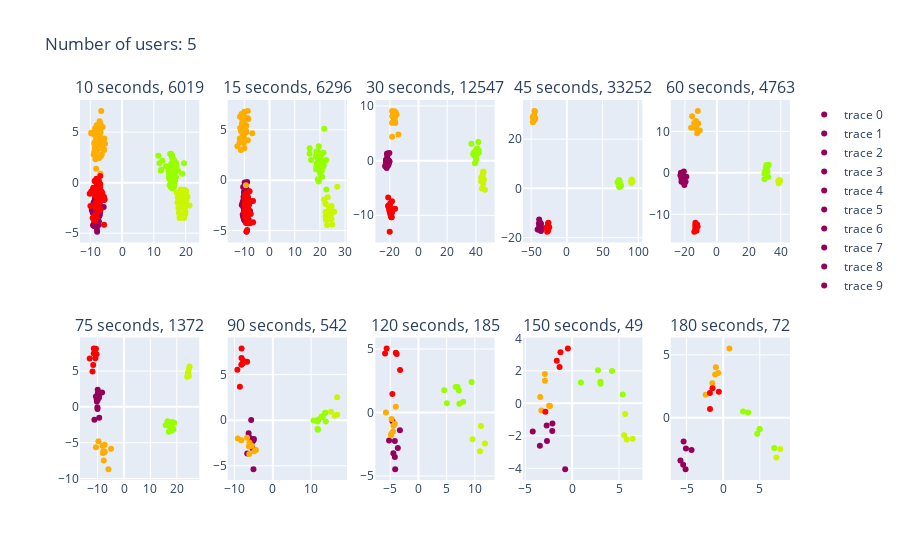
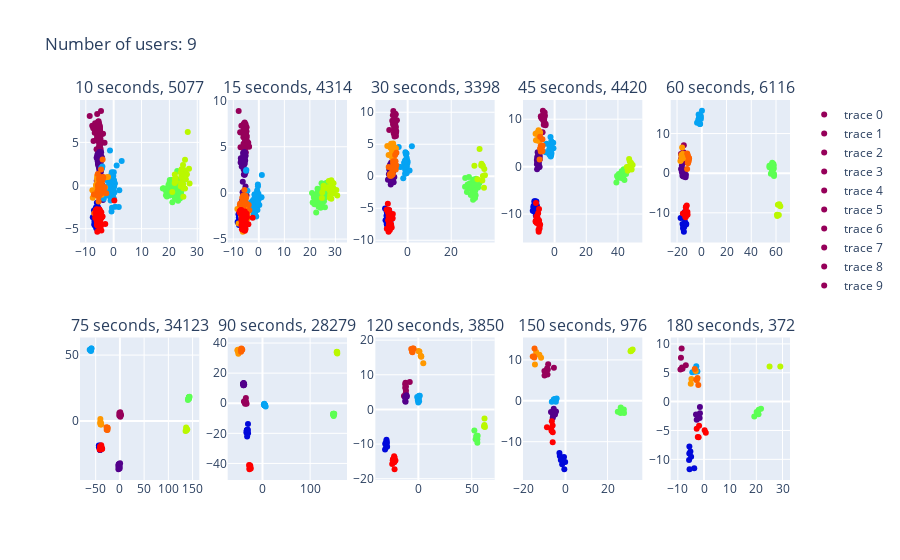
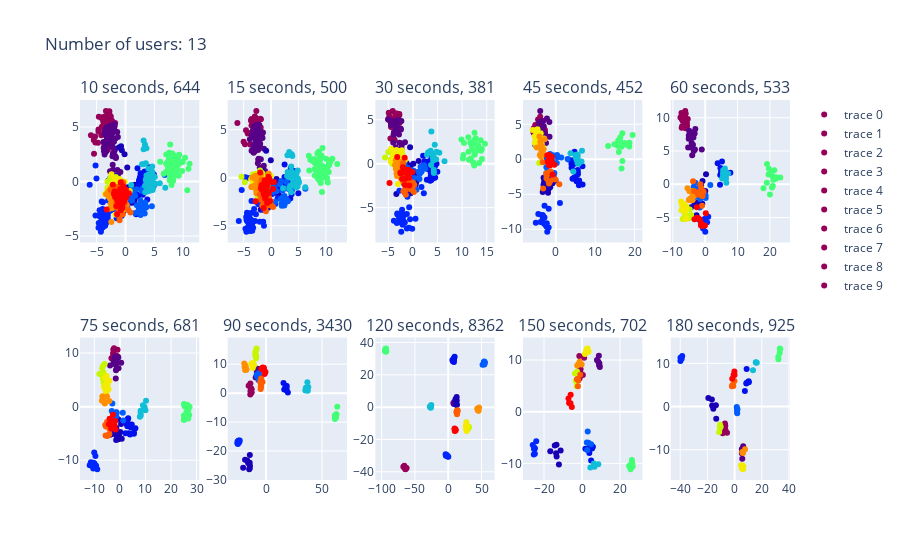

Notebook code for these charts, in order:
### Markdown cell above
## Users and time intervals

The number of users we want to distinguish is closely related to the choice of the time interval segments. Rule of thumb is that with the increasing number of users, we need longer time segments to distinguish between the users. Below is series of graphs for different number of users with different time intervals used, noted with vrc scores.

### Code cell
user_number = 5
users = get_random_users(n=user_number)
scores = []
for data in datas:
    _, score = get_lda(data, users, stats=False, score=True)
    scores.append(score)
fig = make_subplots(
    rows=2,
    cols=5,
    subplot_titles=[
        "{} seconds, {}".format(segment_intervals[i], int(scores[i]))
        for i in range(0, len(datas))
    ],
)
for i in range(0, len(datas)):
    lda, score = get_lda(datas[i], users, stats=False, score=True)
    fig.add_trace(
        go.Scatter(
            x=lda["component_1"],
            y=lda["component_2"],
            mode="markers",
            marker=dict(color=lda["user"], colorscale="rainbow"),
        ),
        row=int(i / 5) + 1,
        col=i % 5 + 1,
    )
fig.update_layout(title="Number of users: {}".format(user_number))
fig.show()

user_number = 9
users = get_random_users(n=user_number)
scores = []
for data in datas:
    _, score = get_lda(data, users, stats=False, score=True)
    scores.append(score)
fig = make_subplots(
    rows=2,
    cols=5,
    subplot_titles=[
        "{} seconds, {}".format(segment_intervals[i], int(scores[i]))
        for i in range(0, len(datas))
    ],
)
for i in range(0, len(datas)):
    lda, score = get_lda(datas[i], users, stats=False, score=True)
    fig.add_trace(
        go.Scatter(
            x=lda["component_1"],
            y=lda["component_2"],
            mode="markers",
            marker=dict(color=lda["user"], colorscale="rainbow"),
        ),
        row=int(i / 5) + 1,
        col=i % 5 + 1,
    )
fig.update_layout(title="Number of users: {}".format(user_number))
fig.show()

user_number = 13
users = get_random_users(n=user_number)
scores = []
for data in datas:
    _, score = get_lda(data, users, stats=False, score=True)
    scores.append(score)
fig = make_subplots(
    rows=2,
    cols=5,
    subplot_titles=[
        "{} seconds, {}".format(segment_intervals[i], int(scores[i]))
        for i in range(0, len(datas))
    ],
)
for i in range(0, len(datas)):
    lda, score = get_lda(datas[i], users, stats=False, score=True)
    fig.add_trace(
        go.Scatter(
            x=lda["component_1"],
            y=lda["component_2"],
            mode="markers",
            marker=dict(color=lda["user"], colorscale="rainbow"),
        ),
        row=int(i / 5) + 1,
        col=i % 5 + 1,
    )
fig.update_layout(title="Number of users: {}".format(user_number))
fig.show()
